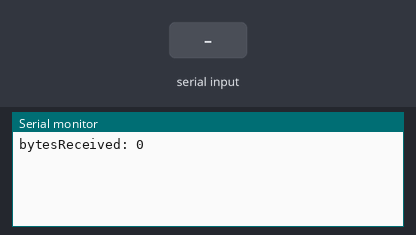
Simulated run of this sketch. Board: Arduino Uno, built with avr-gcc and run on an emulated ATmega328P. Shown: the last lines printed to the serial monitor. Inputs (shaded band) come from the test bench.

Above: at 1.2 s.
1.3 s: "1\n" received over Serial
At 2.0 s:
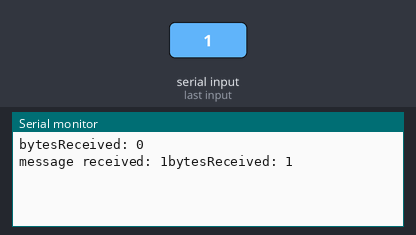
2.8 s: "0\n" received over Serial
At 3.2 s:
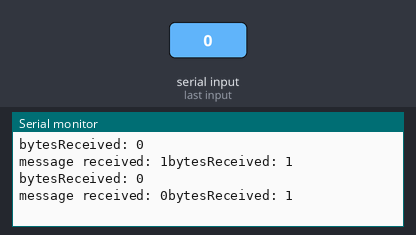
4.3 s: "2\n" received over Serial
At 5.1 s:
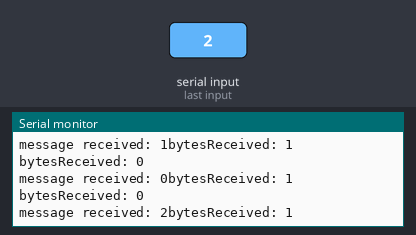

Measured:
- after the input at 1.3 s, the serial monitor: prints a new line at once (image 1)
- after the input at 2.8 s, the serial monitor: prints a new line at once (image 2)
- after the input at 4.3 s, the serial monitor: prints a new line at once (image 3)

The sketch:

lesson7.ino
```cpp
/* Purpose: experiment with Serial.readBytesUntil
 *
 * Use the Serial monitor program to send different
 * messages.
 *
 *
 */
char messageBuffer[5];
size_t bytesReceived;
bool messageReceived;

void setup()
{
  Serial.begin(9600);
  messageReceived = false;
}

void loop()
{
  // will read until the \n is encountered,
  // or until 4 bytes are read
  // or until it times out. (default timeout is 1 second)
  bytesReceived = Serial.readBytesUntil('\n', messageBuffer, 4);
  if(bytesReceived > 0)
  {
    Serial.print("message received: ");
    Serial.print(messageBuffer);
  }

  Serial.print("bytesReceived: ");
  Serial.println(bytesReceived);

}
```
